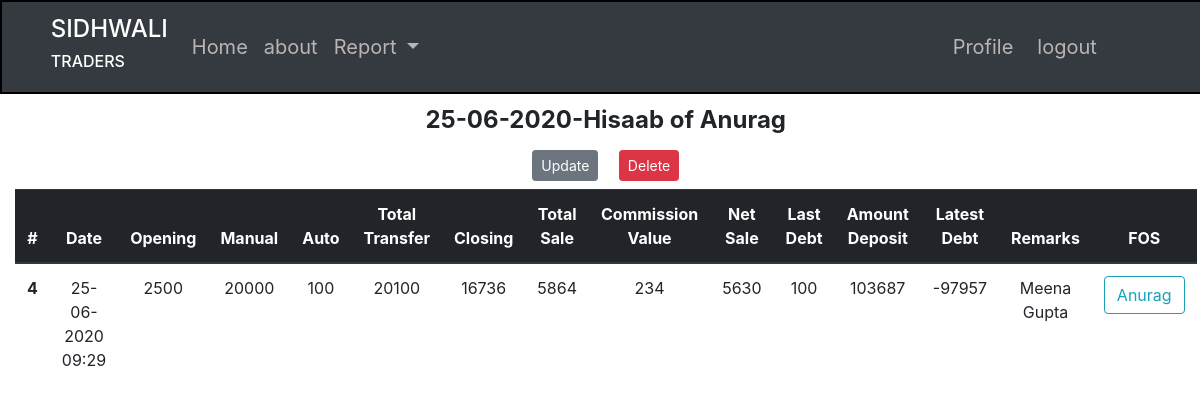
Page /home/hisaab/report/4 (signed in) on the committed database.
### crm/models.py (models this page shows, shortened)
class Hisaab(db.Model):
    id = db.Column(db.Integer, primary_key=True)
    date = db.Column(db.DateTime, nullable=False, default=datetime.now)
    open_bal = db.Column(db.Integer, nullable=False, default=0)
    manual_trans = db.Column(db.Integer, nullable=False, default=0)
    auto_trans = db.Column(db.Integer, nullable=False, default=0)
    closing = db.Column(db.Integer, nullable=False, default=0)
    total_trans = db.Column(db.Integer, default=0)
    total_sale = db.Column(db.Integer, default=0)
    commission_value = db.Column(db.Integer, default=0)
    net_sale = db.Column(db.Integer, default=0)
    last_debt = db.Column(db.Integer, nullable=False, default=0)
    amt_received = db.Column(db.Integer, nullable=False, default=0)
    latest_debt = db.Column(db.Integer, default=0)
    remarks = db.Column(db.Text, nullable=False)
    user_id = db.Column(db.Integer, db.ForeignKey("user.id"), nullable=False)

class User(db.Model, UserMixin):
    id = db.Column(db.Integer, primary_key=True)
    username = db.Column(db.String(20), unique=True, nullable=False)
    email = db.Column(db.String(120), unique=True, nullable=False)
    image_file = db.Column(db.String(20), nullable=False, default="default.jpeg")
    password = db.Column(db.String(20), nullable=False)
    pos_id = db.Column(db.Integer, unique=True, nullable=False)
    hisaab = db.relationship("Hisaab", backref="fos", lazy="dynamic")

### crm/routes.py (the view)
@app.route("/home/hisaab/report/<int:hisaab_id>")
@login_required
def single_hisaab(hisaab_id):
    hisaab = Hisaab.query.get_or_404(hisaab_id)
    return render_template(
        "single_hisaab.html", title=hisaab.date, hisaab=hisaab, admin=admin
    )

### crm/models.py (called while the page is built)
@login_manager.user_loader
def load_user(user_id):
    return User.query.get(int(user_id))

### crm/templates/single_hisaab.html (shortened to what this page needs)
{% extends "index.html" %}
{% block content  %}
<div class="container-fluid text-center mt-2">
   <legend class=" font-weight-bold mb-1">{{ hisaab.date.strftime("%d-%m-%Y") }}-Hisaab of {{ hisaab.fos.username }}
   </legend>
   <div>
      <a href="{{ url_for('update_hisaab', hisaab_id=hisaab.id) }}" class="btn btn-secondary btn-sm m-2">Update</a>
      <button type="button" class="btn btn-danger btn-sm m-2" data-toggle="modal"
         data-target="#deleteModal">Delete</button>
   </div>
   <table class="table">
      <thead class="thead-dark">
         <tr>
            <th scope="col">#</th>
            <th scope="col">Date</th>
            <th scope="col">Opening</th>
            <th scope="col">Manual</th>
            <th scope="col">Auto</th>
            <th scope="col">Total Transfer</th>
            <th scope="col">Closing</th>
            <th scope="col">Total Sale</th>
            <th scope="col">Commission Value</th>
            <th scope="col">Net Sale</th>
            <th scope="col">Last Debt</th>
            <th scope="col">Amount Deposit</th>
            <th scope="col">Latest Debt</th>
            <th scope="col">Remarks</th>
            <th scope="col">FOS</th>
         </tr>
      </thead>
      <tbody>
         <tr>
            <th scope="row">{{ hisaab.id }}</th>
            <td>{{ hisaab.date.strftime("%d-%m-%Y %H:%M") }}</td>
            <td>{{ hisaab.open_bal }}</td>
            <td>{{ hisaab.manual_trans }}</td>
            <td>{{ hisaab.auto_trans }}</td>
            <td>{{ hisaab.total_trans }}</td>
            <td>{{ hisaab.closing }}</td>
            <td>{{ hisaab.total_sale }}</td>
            <td>{{ hisaab.commission_value }}</td>
            <td>{{ hisaab.net_sale }}</td>
            <td>{{ hisaab.last_debt }}</td>
            <td>{{ hisaab.amt_received }}</td>
            <td>{{ hisaab.latest_debt }}</td>
            <td>{{ hisaab.remarks }}</td>
            <td><a class="btn btn-outline-info"
                  href="{{ url_for('user_hisaab', username=hisaab.fos.username) }}">{{ hisaab.fos.username }}</a></td>
         </tr>
      </tbody>
   </table>
   {% endblock content %}

### crm/static/main.css (style rules this page uses)
body { background-color: rgb(255, 255, 255); min-width: fit-content; }

### rows in the picture
Hisaab: date "25-06-2020", id "4", date "25-06-2020 09:29", open_bal "2500", manual_trans "20000", auto_trans "100", total_trans "20100", closing "16736", total_sale "5864", commission_value "234", net_sale "5630", last_debt "100", amt_received "103687", latest_debt "-97957", remarks "Meena Gupta"
User: fos.username "Anurag"
